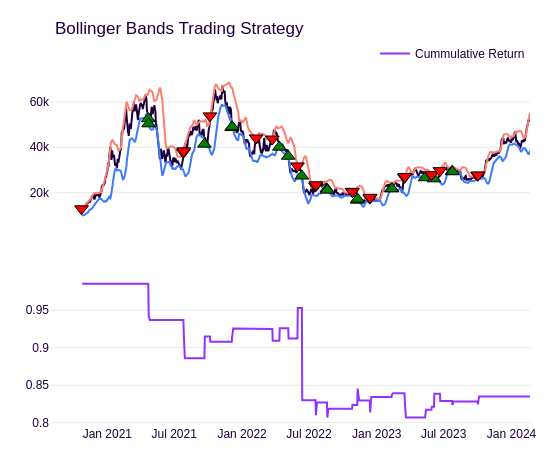

Here is the notebook cell this chart was saved with:
### Markdown cell above
# Bollinger Bands Strategy

A useful strategy in sideways trends is Bollinger Bands; the strategy consists of buying when the price breaks the lower band and selling at the moving average. It is done analogously with the upper band by taking a short position.

### Code cell
def BollingerBands(price: pd.Series, lags: int = 20, deviations: float = 2.0) -> pd.DataFrame:
    sma = price.rolling(window=lags).mean()
    std = price.rolling(window=lags).std()
    
    df = pd.DataFrame({
        'Price': price,
        'SMA': sma,
        'UpperBound': sma + (deviations * std),
        'LowerBound': sma - (deviations * std)
    }).dropna()
    
    signals = []
    current_pos = 0 

    for i in range(len(df)):
        signal = 0
        price_t = df['Price'].iloc[i]
        upper_t = df['UpperBound'].iloc[i]
        lower_t = df['LowerBound'].iloc[i]

        if price_t >= upper_t:
            if current_pos == 0 or current_pos == 1:
                signal = -1
                current_pos += -1
        
        if price_t <= lower_t:
            if current_pos == 0 or current_pos == -1:
                signal = 1
                current_pos += 1 

        signals.append(signal)

    df['Position'] = signals
    df['logRet'] = np.log(df['Price'] / df['Price'].shift(1))
    df['Strategy_LogRet'] = df['Position'].shift(1) * df['logRet']
    df['Cumulative_Ret'] = df['Strategy_LogRet'].cumsum().apply(np.exp)

    return df


typical_price = df['TypicalPrice']
bb_strategy = BollingerBands(price=typical_price, lags=20, deviations=2.0)

buy_signals = bb_strategy[bb_strategy['Position']==1]['Price']
sell_signals = bb_strategy[bb_strategy['Position']==-1]['Price']

fig = make_subplots(rows=2, cols=1, shared_xaxes=True)

fig.add_trace(
    go.Scatter(x = bb_strategy.index, y = bb_strategy['Price'], mode='lines', name=None, showlegend=False), row=1, col=1
)

fig.add_trace(
    go.Scatter(x = bb_strategy.index, y = bb_strategy['UpperBound'], mode='lines', name=None,line=dict(color='salmon'),showlegend=False), row=1, col=1
)

fig.add_trace(
    go.Scatter(x = bb_strategy.index, y = bb_strategy['LowerBound'], mode='lines', name=None,line=dict(color="#3F7AFA"),showlegend=False), row=1, col=1
)

fig.add_trace(
    go.Scatter(x = buy_signals.index, y = buy_signals, mode='markers', name=None,
               marker=dict(symbol='triangle-up', size=12, color='green', line=dict(width=1, color='black')),showlegend=False), row=1, col=1
)

fig.add_trace(
    go.Scatter(x = sell_signals.index, y = sell_signals, mode='markers', name='',
               marker=dict(symbol='triangle-down', size=12, color='red', line=dict(width=1, color='black')),showlegend=False), row=1, col=1
)


fig.add_trace(
    go.Scatter(x = bb_strategy.index, y = bb_strategy['Cumulative_Ret'], mode='lines', name='Cummulative Return', line=dict(color='#9033FF' )), row=2, col=1
)

fig.update_layout(
        title={
        'text': 'Bollinger Bands Trading Strategy',
        'x': 0.05,          # 0 es izquierda, 1 es derecha
        'y': 0.9,       # Ajusta la altura para que no toque el borde
        'xanchor': 'left',
        'yanchor': 'top'
    }
)


fig.update_layout(
    height=450,      
    width=550,
    xaxis = {
        'dtick': "M6", 
    },     
    xaxis2 = {
        'dtick': "M6", 
    },       
    title={
        'text': 'Bollinger Bands Trading Strategy',
        'x': 0.1,      
        'y': 0.95,
        'xanchor': 'left'
    },
    margin=dict(l=50, r=20, t=75, b=25), 
    showlegend=True 
)


for i in fig['layout']['annotations']:
    i['font'] = dict(size=12, color=WENIA_PURPLE)

fig.show()

### Figure 1 — Plotly figure (JSON) as saved in the notebook; plotly's stock layout.template omitted (floating-point values rounded to 4 significant figures; data arrays with more than 128 entries replaced by an {"elided": "..."} marker saying what was removed)
{"data": [{"mode": "lines", "showlegend": false, "type": "scatter", "x": {"elided": "1123 str values"}, "xaxis": "x", "y": {"elided": "1123 float values"}, "yaxis": "y"}, {"line": {"color": "salmon"}, "mode": "lines", "showlegend": false, "type": "scatter", "x": {"elided": "1123 str values"}, "xaxis": "x", "y": {"elided": "1123 float values"}, "yaxis": "y"}, {"line": {"color": "#3F7AFA"}, "mode": "lines", "showlegend": false, "type": "scatter", "x": {"elided": "1123 str values"}, "xaxis": "x", "y": {"elided": "1123 float values"}, "yaxis": "y"}, {"marker": {"color": "green", "line": {"color": "black", "width": 1}, "size": 12, "symbol": "triangle-up"}, "mode": "markers", "showlegend": false, "type": "scatter", "x": ["2021-04-22T00:00:00", "2021-04-23T00:00:00", "2021-09-21T00:00:00", "2021-12-04T00:00:00", "2021-12-05T00:00:00", "2022-04-12T00:00:00", "2022-05-06T00:00:00", "2022-06-12T00:00:00", "2022-08-19T00:00:00", "2022-08-20T00:00:00", "2022-11-09T00:00:00", "2022-11-10T00:00:00", "2023-02-10T00:00:00", "2023-02-11T00:00:00", "2023-05-12T00:00:00", "2023-06-05T00:00:00", "2023-07-24T00:00:00", "2023-07-25T00:00:00"], "xaxis": "x", "y": [52590.0, 50310.0, 41360.0, 48660, 49000.0, 40040.0, 36050.0, 27340.0, 21650.0, 21120.0, 16720.0, 17160.0, 21710.0, 21790.0, 26580.0, 26110.0, 29400.0, 29210.0], "yaxis": "y"}, {"marker": {"color": "red", "line": {"color": "black", "width": 1}, "size": 12, "symbol": "triangle-down"}, "mode": "markers", "name": "", "showlegend": false, "type": "scatter", "x": ["2020-10-23T00:00:00", "2021-07-26T00:00:00", "2021-07-27T00:00:00", "2021-10-06T00:00:00", "2022-02-08T00:00:00", "2022-03-24T00:00:00", "2022-05-31T00:00:00", "2022-07-19T00:00:00", "2022-07-20T00:00:00", "2022-10-26T00:00:00", "2022-10-27T00:00:00", "2022-12-13T00:00:00", "2022-12-14T00:00:00", "2023-03-17T00:00:00", "2023-03-18T00:00:00", "2023-05-29T00:00:00", "2023-06-21T00:00:00", "2023-10-01T00:00:00", "2023-10-02T00:00:00"], "xaxis": "x", "y": [12900.0, 37710.0, 38420.0, 53810.0, 44070.0, 43610.0, 31780.0, 22910.0, 23480.0, 20590.0, 20470.0, 17610.0, 17960.0, 26720.0, 27110.0, 27910.0, 29680.0, 27670.0, 27790.0], "yaxis": "y"}, {"line": {"color": "#9033FF"}, "mode": "lines", "name": "Cummulative Return", "type": "scatter", "x": {"elided": "1123 str values"}, "xaxis": "x2", "y": {"elided": "1123 float values"}, "yaxis": "y2"}], "layout": {"height": 450, "margin": {"b": 25, "l": 50, "r": 20, "t": 75}, "showlegend": true, "title": {"text": "Bollinger Bands Trading Strategy", "x": 0.1, "xanchor": "left", "y": 0.95, "yanchor": "top"}, "width": 550, "xaxis": {"anchor": "y", "domain": [0, 1], "dtick": "M6", "matches": "x2", "showticklabels": false}, "xaxis2": {"anchor": "y2", "domain": [0, 1], "dtick": "M6"}, "yaxis": {"anchor": "x", "domain": [0.575, 1]}, "yaxis2": {"anchor": "x2", "domain": [0, 0.425]}}}
